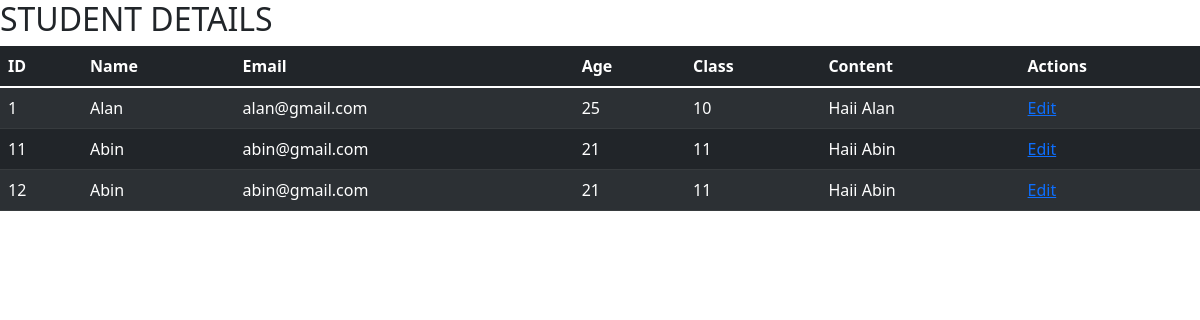
Page /list/ on the committed database.
### studentapp/models.py (models this page shows, shortened)
class Student(models.Model):
    name = models.CharField(
        max_length=50,
        blank=False,
        null=True,
    )
    email = models.EmailField(
        max_length=100,
        blank=False,
        null=True,
        validators=[gmail_validation],
    )
    age = models.IntegerField(
        blank=False,
        null=True,
    )
    claass = models.CharField(
        max_length=200,
        blank=False,
        null=True,
        choices = CHOICES_CLASS,
        default = ''
    )
    content = models.TextField()

### studentapp/views.py (the view)
# urls.py: path('list/', views.ContactListView.as_view(), name="list-contact"),
class ContactListView(ListView):
    template_name = "stud/contact-list.html"
    context_object_name = "records"
    queryset = Student.objects.all()

### studentapp/templates/stud/contact-list.html (shortened to what this page needs)
<!doctype html>
<html lang="en">
  <head>
    <link href="https://cdn.jsdelivr.net/npm/bootstrap@5.1.3/dist/css/bootstrap.min.css" rel="stylesheet">
  </head>
<body>
    <H2>STUDENT DETAILS</H2>
    <table class="table table-dark table-striped">
        <thead>
            <tr>
                <h2>
                <th>ID</th>
                <th>Name</th>
                <th>Email</th>
                <th>Age</th>
                <th>Class</th>
                <th>Content</th>
                <th>Actions</th>
                </h2>
            </tr>
        </thead>
        <tbody>
            {% for contact in records %}
            <tr>
                <td>{{ contact.id }}</td>
                <td>{{ contact.name }}</td>
                <td>{{ contact.email }}</td>
                <td>{{ contact.age }}</td>
                <td>{{ contact.claass }}</td>
                <td>{{ contact.content }}</td>
                <td><a href="{% url 'update-contact' id=contact.id %}">Edit</a></td>
            </tr>
            {% endfor %}
        </tbody>
    </table>
</body>
</html>

### rows in the picture
Student: id "1", name "Alan", email "alan@gmail.com", age "25", claass "10", content "Haii Alan"
Student: id "11", name "Abin", email "abin@gmail.com", age "21", claass "11", content "Haii Abin"
Student: id "12", name "Abin", email "abin@gmail.com", age "21", claass "11", content "Haii Abin"
